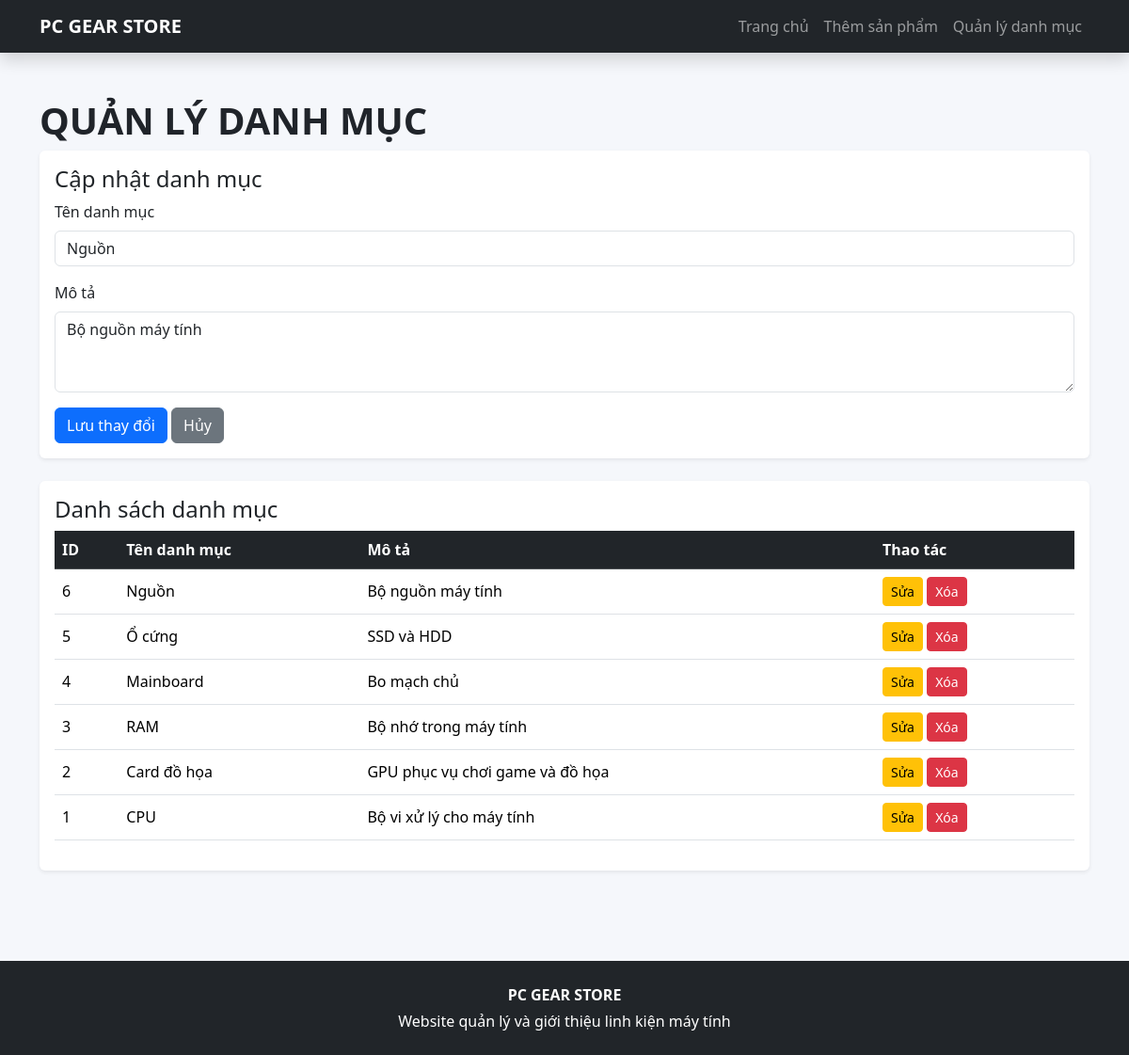
/index.php?action=danhmuc&edit=6, run on the app's committed database.
### tables this page shows
CREATE TABLE danhmuc (
    id INT AUTO_INCREMENT PRIMARY KEY,
    ten_danh_muc VARCHAR(150) NOT NULL,
    mo_ta TEXT NULL
);

### controller/danhmuc.php (called while the page is built, shortened)
<?php
require_once __DIR__ . '/../model/database.php';
$db = new Database();
$edit = null;
$editId = filter_input(INPUT_GET, 'edit', FILTER_VALIDATE_INT);
if ($editId > 0) {
    $edit = $db->getCategory($editId);
}
$categories = $db->getCategories();
require __DIR__ . '/../view/danhmuc/index.php';

### model/database.php (called while the page is built, shortened)
<?php
class Database {
    private PDO $conn;
    public function __construct() {
        $host = 'localhost';
        $dbname = 'lab1';
        $user = 'root';
        $password = '';
        $this->conn = new PDO(
            "mysql:host=$host;dbname=$dbname;charset=utf8mb4",
            $user,
            $password,
            [
                PDO::ATTR_ERRMODE => PDO::ERRMODE_EXCEPTION,
                PDO::ATTR_DEFAULT_FETCH_MODE => PDO::FETCH_ASSOC
            ]
        );
    }
    public function getCategories(): array {
        return $this->conn->query(
            "SELECT * FROM danhmuc ORDER BY id DESC"
        )->fetchAll();
    }
    public function getCategory(int $id): ?array {
        $stmt = $this->conn->prepare("SELECT * FROM danhmuc WHERE id = ?");
        $stmt->execute([$id]);
        return $stmt->fetch() ?: null;
    }
}

### view/danhmuc/index.php (the view, shortened to what this page needs)
<?php require __DIR__ . '/../header.php'; ?>
<div class="container py-5">
    <h1 class="fw-bold">QUẢN LÝ DANH MỤC</h1>
    <div class="card shadow-sm border-0 mb-4">
        <div class="card-body">
            <h4><?= $edit ? 'Cập nhật danh mục' : 'Thêm danh mục mới' ?></h4>
            <form method="post" action="index.php?action=danhmuc<?= $edit ? '&edit=' . (int)$edit['id'] : '' ?>">
                <label class="form-label">Tên danh mục</label>
                <input class="form-control mb-3" name="ten_danh_muc" required value="<?= e($edit['ten_danh_muc'] ?? '') ?>">
                <label class="form-label">Mô tả</label>
                <textarea class="form-control mb-3" name="mo_ta" rows="3"><?= e($edit['mo_ta'] ?? '') ?></textarea>
                <button class="btn btn-primary"><?= $edit ? 'Lưu thay đổi' : 'Thêm danh mục' ?></button>
                <?php if ($edit): ?><a href="index.php?action=danhmuc" class="btn btn-secondary">Hủy</a><?php endif; ?>
            </form>
        </div>
    </div>
    <div class="card shadow-sm border-0">
        <div class="card-body">
            <h4>Danh sách danh mục</h4>
            <div class="table-responsive">
                <table class="table table-hover align-middle">
                    <thead class="table-dark"><tr><th>ID</th><th>Tên danh mục</th><th>Mô tả</th><th>Thao tác</th></tr></thead>
                    <tbody>
                    <?php foreach ($categories as $cat): ?>
                        <tr>
                            <td><?= (int)$cat['id'] ?></td>
                            <td><?= e($cat['ten_danh_muc']) ?></td>
                            <td><?= e($cat['mo_ta']) ?></td>
                            <td>
                                <a class="btn btn-warning btn-sm" href="index.php?action=danhmuc&edit=<?= (int)$cat['id'] ?>">Sửa</a>
                                <form method="post" action="index.php?action=danhmuc" class="d-inline"
                                      onsubmit="return confirm('Bạn có chắc muốn xóa danh mục này?');">
                                    <button class="btn btn-danger btn-sm">Xóa</button>
                                </form>
                            </td>
                        </tr>
                    <?php endforeach; ?>
                    </tbody>
                </table>
            </div>
        </div>
    </div>
</div>
<?php require __DIR__ . '/../footer.php'; ?>

### view/CSS/theme.css (style rules this page uses)
body { background: #f5f7fb; color: #20242a; }

### data on the page
danhmuc: ten_danh_muc "Nguồn", mo_ta "Bộ nguồn máy tính", id "6"
danhmuc: id "5", ten_danh_muc "Ổ cứng", mo_ta "SSD và HDD"
danhmuc: id "4", ten_danh_muc "Mainboard", mo_ta "Bo mạch chủ"
danhmuc: id "3", ten_danh_muc "RAM", mo_ta "Bộ nhớ trong máy tính"
danhmuc: id "2", ten_danh_muc "Card đồ họa", mo_ta "GPU phục vụ chơi game và đồ họa"
danhmuc: id "1", ten_danh_muc "CPU", mo_ta "Bộ vi xử lý cho máy tính"
